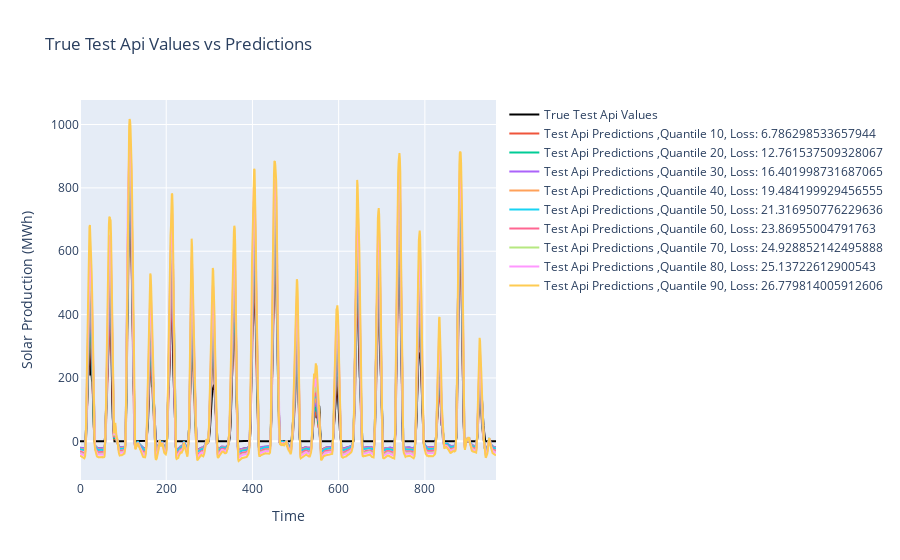

Write notebook code for a chart like this one.
### Code cell
fig_test_api = go.Figure()
fig_test_api.add_trace(go.Scatter(y=Y.values*mean_to_multiply, name="True Test Api Values", mode="lines", line=dict(color="black")))
for i,loss in enumerate(losses):
    fig_test_api.add_trace(go.Scatter(y=final_outputs[:, i], name=f"Test Api Predictions ,Quantile {(i+1)*10}, Loss: {loss}", mode="lines"))
fig_test_api.update_layout(title=f"True Test Api Values vs Predictions", xaxis_title="Time", yaxis_title="Solar Production (MWh)")
fig_test_api.show()

### Figure 1 — Plotly figure (JSON) as saved in the notebook; plotly's stock layout.template omitted (floating-point values rounded to 4 significant figures; data arrays with more than 128 entries replaced by an {"elided": "..."} marker saying what was removed)
{"data": [{"line": {"color": "black"}, "mode": "lines", "name": "True Test Api Values", "type": "scatter", "y": {"elided": "966 float values"}}, {"mode": "lines", "name": "Test Api Predictions ,Quantile 10, Loss: 6.786298533657944", "type": "scatter", "y": {"elided": "966 float values"}}, {"mode": "lines", "name": "Test Api Predictions ,Quantile 20, Loss: 12.761537509328067", "type": "scatter", "y": {"elided": "966 float values"}}, {"mode": "lines", "name": "Test Api Predictions ,Quantile 30, Loss: 16.401998731687065", "type": "scatter", "y": {"elided": "966 float values"}}, {"mode": "lines", "name": "Test Api Predictions ,Quantile 40, Loss: 19.484199929456555", "type": "scatter", "y": {"elided": "966 float values"}}, {"mode": "lines", "name": "Test Api Predictions ,Quantile 50, Loss: 21.316950776229636", "type": "scatter", "y": {"elided": "966 float values"}}, {"mode": "lines", "name": "Test Api Predictions ,Quantile 60, Loss: 23.86955004791763", "type": "scatter", "y": {"elided": "966 float values"}}, {"mode": "lines", "name": "Test Api Predictions ,Quantile 70, Loss: 24.928852142495888", "type": "scatter", "y": {"elided": "966 float values"}}, {"mode": "lines", "name": "Test Api Predictions ,Quantile 80, Loss: 25.13722612900543", "type": "scatter", "y": {"elided": "966 float values"}}, {"mode": "lines", "name": "Test Api Predictions ,Quantile 90, Loss: 26.779814005912606", "type": "scatter", "y": {"elided": "966 float values"}}], "layout": {"title": {"text": "True Test Api Values vs Predictions"}, "xaxis": {"title": {"text": "Time"}}, "yaxis": {"title": {"text": "Solar Production (MWh)"}}}}
